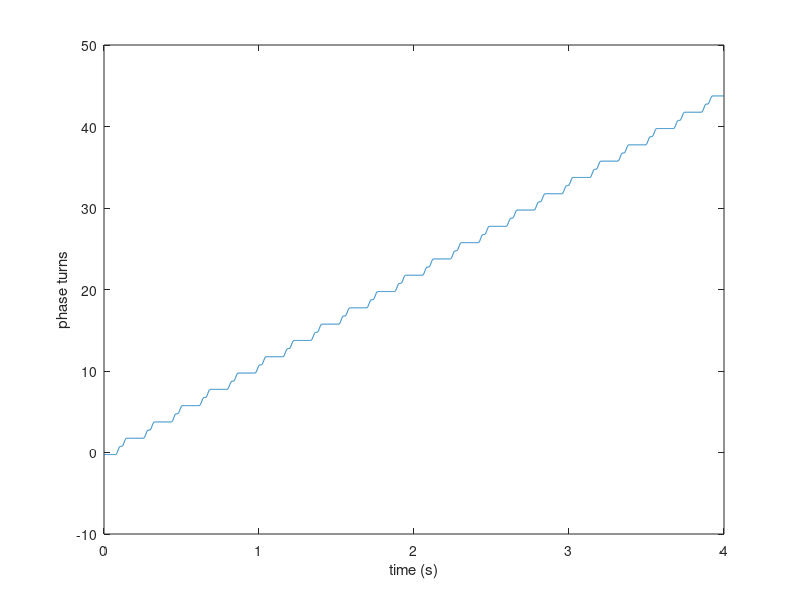

This chart was generated by the following MATLAB code:
% m05 lab (GNU Octave / MATLAB) · Time-frequency tools: spectra, the analytic signal and wavelets
%
% Open EP Mapping Lab. Education only: not for diagnosis, treatment or any clinical decision.
% MIT License. Runs in GNU Octave with core functions only (fft, filter; no signal package). It uses Octave's
% chained indexing f(x)(i); in MATLAB, replace it with temporary variables.
%
% This is the Octave copy of parts A-E of labs/python/m05_lab.ipynb. Run with:  octave-cli m05_lab.m
% Set the environment variable EPML_NO_PLOTS=1 to skip figures (CI does this).
% All signals are synthetic, in relative units.
% The "check" lines pass with the code as given; if one fails after a change, that is information.

make_plots = isempty(getenv('EPML_NO_PLOTS'));
check = @(cond, msg) assert(cond, msg);

hannw = @(n) 0.5 - 0.5 * cos(2 * pi * (0:n-1)' / n);                     % periodic Hann
% one-sided power spectrum (relative scale) on an nfft grid
pspec = @(x, w, nfft) abs(fft(x(:) .* w, nfft)(1:floor(nfft/2) + 1)).^2;
two_tone = @(fs, T, f1, f2, a2) cos(2*pi*f1*(0:round(fs*T)-1)'/fs) + a2 * cos(2*pi*f2*(0:round(fs*T)-1)'/fs + 0.3);
% analytic signal by the FFT (eq-m05-analytic)
analytic = @(x) ifft(fft(x(:)) .* [1; 2 * ones(floor((numel(x) - 1) / 2), 1); ones(mod(numel(x) + 1, 2), 1); zeros(floor((numel(x) - 1) / 2), 1)]);
turns = @(x) (unwrap(angle(analytic(x - mean(x))))(end) - unwrap(angle(analytic(x - mean(x))))(1)) / (2 * pi);

% ------------------------------------------------------------------ Part A
disp('Part A: frequency resolution');
fs = 200; res = zeros(1, 3); Ts = [0.5 1 2];
for k = 1:3
  x = two_tone(fs, Ts(k), 6, 7, 1); n = numel(x); nfft = 64 * n;
  P = pspec(x, ones(n, 1), nfft); f = (0:nfft/2)' * fs / nfft;
  band = f >= 6 & f <= 7;
  p6 = P(round(6 * nfft / fs) + 1); p7 = P(round(7 * nfft / fs) + 1);
  res(k) = min(P(band)) < 0.5 * min(p6, p7);
  fprintf('  T = %.1f s: %s\n', Ts(k), merge(res(k), 'two peaks', 'one peak'));
end
check(isequal(res, [0 1 1]), 'resolution is about 1/T'); disp('  check passed: resolution about 1/T');

% ------------------------------------------------------------------ Part B
disp('Part B: windows and leakage');
n = 256; pad = 64;
for name = {'rect', 'hann'}
  if strcmp(name{1}, 'rect'), w = ones(n, 1); else, w = hannw(n); end
  W = abs(fft(w, n * pad)); W = W(1:end/2) / max(W);
  i = 1; while W(i + 1) < W(i), i = i + 1; end
  sl = 20 * log10(max(W(i:end)));
  fprintf('  %s window: highest sidelobe %.1f dB, first null at %.0f bins\n', name{1}, sl, (i - 1) / pad);
  if strcmp(name{1}, 'rect'), check(abs(sl + 13.26) < 0.1, 'rectangular sidelobe'); else, check(abs(sl + 31.47) < 0.1, 'Hann sidelobe'); end
end
disp('  check passed: -13.3 dB and -31.5 dB');

% ------------------------------------------------------------------ Part C
disp('Part C: the variance of a spectrum');
randn('seed', 5); fs = 200; N = 1600; cv = zeros(1, 2); Ks = [1 8];
for q = 1:2
  K = Ks(q); vals = [];
  for trial = 1:200
    x = randn(N, 1); L = N / K; P = zeros(L/2 - 1, 1);
    for seg = 1:K
      S = abs(fft(x((seg-1)*L + 1:seg*L))).^2; P = P + S(2:L/2);
    end
    vals = [vals; P / K];
  end
  cv(q) = std(vals) / mean(vals);
  fprintf('  K = %d: std / mean = %.3f (1/sqrt(K) = %.3f)\n', K, cv(q), 1 / sqrt(K));
end
check(abs(cv(1) - 1) < 0.03 && abs(cv(2) * sqrt(8) - 1) < 0.05, 'Welch averaging divides the spread by sqrt(K)');
disp('  check passed: spread 1, and 1/sqrt(K) after averaging');

% ------------------------------------------------------------------ Part D
disp('Part D: pulse trains');
fs = 1000; cyc = 0.18; wdt = 0.004; t = (0:8*fs - 1)' / fs;
x = zeros(size(t));
for tk = cyc/2:cyc:8
  x = x - (t - tk) / wdt .* exp(-0.5 * ((t - tk) / wdt).^2);
end
nfft = 8 * numel(x); f = (0:nfft/2)' * fs / nfft;
P = pspec(x - mean(x), hannw(numel(x)), nfft);
band = f >= 2 & f <= 400; fb = f(band); [~, i] = max(P(band)); raw = fb(i);
% band-pass (second-order Butterworth high-pass 40 Hz and low-pass 250 Hz), rectify, low-pass 20 Hz, all zero-phase
Wp = @(fc) 2 * fs * tan(pi * fc / fs); K2 = 2 * fs;
den = @(fc) [K2^2 + sqrt(2)*Wp(fc)*K2 + Wp(fc)^2, 2*(Wp(fc)^2 - K2^2), K2^2 - sqrt(2)*Wp(fc)*K2 + Wp(fc)^2];
zp = @(b, a, v) flipud(filter(b, a, flipud(filter(b, a, v))));
y = zp(K2^2 * [1 -2 1], den(40), x); y = zp(Wp(250)^2 * [1 2 1], den(250), y);
y = abs(y); y = zp(Wp(20)^2 * [1 2 1], den(20), y);
P = pspec(y - mean(y), hannw(numel(y)), nfft);
band = f >= 3 & f <= 15; fb = f(band); [~, i] = max(P(band)); pre = fb(i);
fprintf('  1/T0 = %.2f Hz; raw peak %.2f Hz (harmonic %.1f); after preprocessing %.2f Hz\n', 1/cyc, raw, raw * cyc, pre);
check(round(raw * cyc) > 3 && abs(pre - 1/cyc) < 0.1, 'raw peak at a harmonic; preprocessed at the rate');
disp('  check passed: harmonic before, fundamental after preprocessing');

% ------------------------------------------------------------------ Part E
disp('Part E: the analytic signal and instantaneous phase');
t = (0:4*fs - 1)' / fs;
s = cos(2*pi*5*t);
fprintf('  sinusoid: %.2f turns for 20 periods\n', turns(s));
single = zeros(size(t)); dbl = zeros(size(t)); acts = 0;
for tk = 0.09:0.18:4
  single = single - (t - tk) / wdt .* exp(-0.5 * ((t - tk) / wdt).^2);
  dbl = dbl - 0.8 * (t - tk - 0.04) / wdt .* exp(-0.5 * ((t - tk - 0.04) / wdt).^2);
  acts = acts + 1;
end
dbl = dbl + single;
fprintf('  %d activations: one deflection %.1f turns, two deflections %.1f turns\n', acts, turns(single), turns(dbl));
check(abs(turns(s) - 20) < 0.02, 'one turn per period for a sinusoid');
check(abs(turns(single) - acts) < 0.5 && abs(turns(dbl) - 2 * acts) < 0.5, 'two deflections per cycle give two turns');
disp('  check passed: phase turns count deflections, not activations');
if make_plots
  figure; plot(t, unwrap(angle(analytic(dbl - mean(dbl)))) / (2*pi)); xlabel('time (s)'); ylabel('phase turns');
end
disp('All checks passed.');
